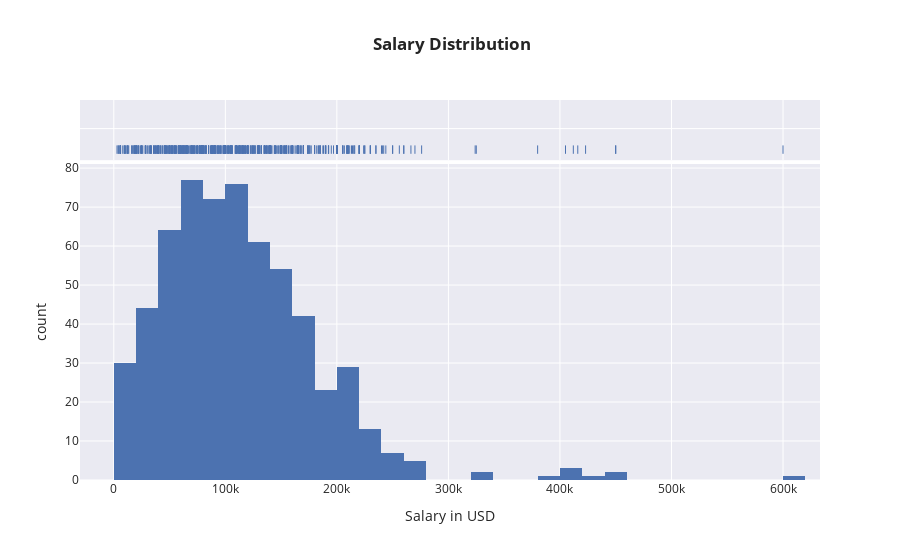

This figure's notebook cell:
### Code cell
px.histogram(df,x='salary_in_usd',marginal='rug',template='seaborn',labels={'salary_in_usd':'Salary in USD'},title='<b> Salary Distribution')

### Figure 1 — Plotly figure (JSON) as saved in the notebook; plotly's stock layout.template omitted (floating-point values rounded to 4 significant figures; data arrays with more than 128 entries replaced by an {"elided": "..."} marker saying what was removed)
{"data": [{"alignmentgroup": "True", "bingroup": "x", "hovertemplate": "Salary in USD=%{x}<br>count=%{y}<extra></extra>", "legendgroup": "", "marker": {"color": "rgb(76,114,176)", "pattern": {"shape": ""}}, "name": "", "offsetgroup": "", "orientation": "v", "showlegend": false, "type": "histogram", "x": {"elided": "607 int values"}, "xaxis": "x", "yaxis": "y"}, {"alignmentgroup": "True", "boxpoints": "all", "fillcolor": "rgba(255,255,255,0)", "hoveron": "points", "hovertemplate": "Salary in USD=%{x}<extra></extra>", "jitter": 0, "legendgroup": "", "line": {"color": "rgba(255,255,255,0)"}, "marker": {"color": "rgb(76,114,176)", "symbol": "line-ns-open"}, "name": "", "offsetgroup": "", "showlegend": false, "type": "box", "x": {"elided": "607 int values"}, "xaxis": "x2", "yaxis": "y2"}], "layout": {"barmode": "relative", "legend": {"tracegroupgap": 0}, "title": {"text": "<b> Salary Distribution"}, "xaxis": {"anchor": "y", "domain": [0, 1], "title": {"text": "Salary in USD"}}, "xaxis2": {"anchor": "y2", "domain": [0, 1], "matches": "x", "showticklabels": false}, "yaxis": {"anchor": "x", "domain": [0, 0.8316], "title": {"text": "count"}}, "yaxis2": {"anchor": "x2", "domain": [0.8416, 1], "matches": "y2", "showline": false, "showticklabels": false, "ticks": ""}}}
